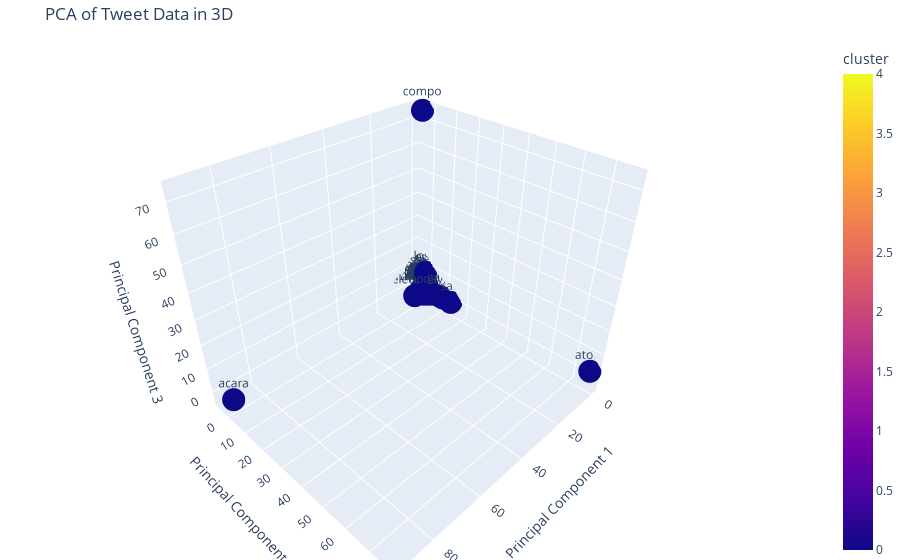

The notebook cell this image was saved under:
### Code cell
import pandas as pd
import numpy as np
from sklearn.decomposition import PCA
from sklearn.feature_extraction.text import TfidfVectorizer
from sklearn.preprocessing import StandardScaler
from sklearn.metrics.pairwise import cosine_distances
from sklearn_extra.cluster import KMedoids
import nltk
from nltk.corpus import stopwords, words
from nltk.stem import PorterStemmer
import string
import plotly.express as px

# Descargar recursos de nltk
nltk.download('stopwords')
nltk.download('words')

# Inicializar el stemmer y el conjunto de palabras válidas
stemmer = PorterStemmer()
valid_words = set(words.words())

# Función de preprocesamiento del texto
def preprocess_text(text):
    if not isinstance(text, str):
        return ""
    stop_words = set(stopwords.words('english'))  # Conjunto de stop words en inglés
    text = text.lower()  # Convertir el texto a minúsculas
    text = ''.join([char for char in text if char not in string.punctuation])  # Eliminar la puntuación
    words_list = text.split()
    words_list = [word for word in words_list if word not in stop_words]  # Eliminar stop words
    words_list = [stemmer.stem(word) for word in words_list]  # Aplicar stemming
    words_list = [word for word in words_list if word in valid_words]  # Eliminar palabras no válidas
    text = ' '.join(words_list)
    return text

# Leer el archivo CSV con codificación ISO-8859-1
def read_csv(file_path, num_rows=None):
    df = pd.read_csv(file_path, nrows=num_rows, encoding='ISO-8859-1')
    return df

# Convertir los textos a vectores TF-IDF y obtener la palabra más representativa
def get_top_word(text, vectorizer):
    tfidf_matrix = vectorizer.transform([text])  # Transformar el texto en una matriz TF-IDF
    feature_array = np.array(vectorizer.get_feature_names_out())  # Obtener los nombres de las características (palabras)
    tfidf_sorting = np.argsort(tfidf_matrix.toarray()).flatten()[::-1]  # Ordenar los puntajes TF-IDF en orden descendente
    top_word = feature_array[tfidf_sorting][0]  # Obtener la palabra con el puntaje más alto
    return top_word

# Función principal para realizar el análisis PCA
def pca_analysis(file_path, num_rows=None, n_clusters=5):
    # Leer el archivo CSV
    df = read_csv(file_path, num_rows)
    
    # Asegurarse de que todas las entradas en la columna 'text' sean cadenas de texto
    df['text'] = df['text'].astype(str)
    
    # Preprocesar los textos
    df['cleaned_text'] = df['text'].apply(preprocess_text)
    
    # Convertir los textos a vectores TF-IDF
    vectorizer = TfidfVectorizer()
    X = vectorizer.fit_transform(df['cleaned_text']).toarray()
    
    # Obtener la palabra más representativa
    df['top_word'] = df['cleaned_text'].apply(lambda x: get_top_word(x, vectorizer))
    
    # Estandarizar los datos
    scaler = StandardScaler()
    X_scaled = scaler.fit_transform(X)
    
    # Ajustar el número de clusters basado en el número de inliers
    n_clusters = min(n_clusters, X_scaled.shape[0])
    
    # Aplicar PCA con tres componentes
    pca = PCA(n_components=3)
    principal_components = pca.fit_transform(X_scaled)
    
    df_pca = pd.DataFrame(data=principal_components, columns=['PC1', 'PC2', 'PC3'])
    df_pca['top_word'] = df['top_word'].values
    
    # Recalcular la matriz de distancias
    distance_matrix = cosine_distances(X_scaled)
    
    # Clustering con K-Medoids y distancia de similitud coseno
    kmedoids = KMedoids(n_clusters=n_clusters, metric='precomputed', random_state=42)
    clusters = kmedoids.fit_predict(distance_matrix)
    df_pca['cluster'] = clusters
    
    # Visualización interactiva en 3D con plotly
    fig = px.scatter_3d(df_pca, x='PC1', y='PC2', z='PC3', color='cluster', text='top_word',
                        title='PCA of Tweet Data in 3D', labels={'PC1': 'Principal Component 1', 'PC2': 'Principal Component 2', 'PC3': 'Principal Component 3'})
    
    fig.update_traces(marker=dict(size=5), selector=dict(mode='markers'))
    fig.update_layout(scene=dict(
                        xaxis_title='Principal Component 1',
                        yaxis_title='Principal Component 2',
                        zaxis_title='Principal Component 3'),
                      margin=dict(l=0, r=0, b=0, t=40))
    
    # Guardar el gráfico interactivo en un archivo HTML
    fig.write_html("pca_tweet_data.html")
    
    fig.show()

# Ejemplo de uso
file_path = 'C:/Users/nicol/OneDrive/MIA/Cursos/Aprendizaje Sup/Proyecto de Aplicacion/REPO GITHUB/proyecto-final-machine-learning/dataset/train.csv'  # Ruta actualizada del archivo CSV
num_rows = 1000  # Número de filas a considerar para el análisis, None para usar todas las filas
n_clusters = 5  # Número de clusters

pca_analysis(file_path, num_rows, n_clusters)

### Figure 1 — Plotly figure (JSON) as saved in the notebook; plotly's stock layout.template omitted (floating-point values rounded to 4 significant figures; data arrays with more than 128 entries replaced by an {"elided": "..."} marker saying what was removed)
{"data": [{"hovertemplate": "Principal Component 1=%{x}<br>Principal Component 2=%{y}<br>Principal Component 3=%{z}<br>top_word=%{text}<br>cluster=%{marker.color}<extra></extra>", "legendgroup": "", "marker": {"color": {"elided": "1000 int values"}, "coloraxis": "coloraxis", "symbol": "circle"}, "mode": "markers+text", "name": "", "scene": "scene", "showlegend": false, "text": {"elided": "1000 str values"}, "type": "scatter3d", "x": {"elided": "1000 float values"}, "y": {"elided": "1000 float values"}, "z": {"elided": "1000 float values"}}], "layout": {"coloraxis": {"colorbar": {"title": {"text": "cluster"}}, "colorscale": [[0, "#0d0887"], [0.1111, "#46039f"], [0.2222, "#7201a8"], [0.3333, "#9c179e"], [0.4444, "#bd3786"], [0.5556, "#d8576b"], [0.6667, "#ed7953"], [0.7778, "#fb9f3a"], [0.8889, "#fdca26"], [1, "#f0f921"]]}, "legend": {"tracegroupgap": 0}, "margin": {"b": 0, "l": 0, "r": 0, "t": 40}, "scene": {"domain": {"x": [0, 1], "y": [0, 1]}, "xaxis": {"title": {"text": "Principal Component 1"}}, "yaxis": {"title": {"text": "Principal Component 2"}}, "zaxis": {"title": {"text": "Principal Component 3"}}}, "title": {"text": "PCA of Tweet Data in 3D"}}}
